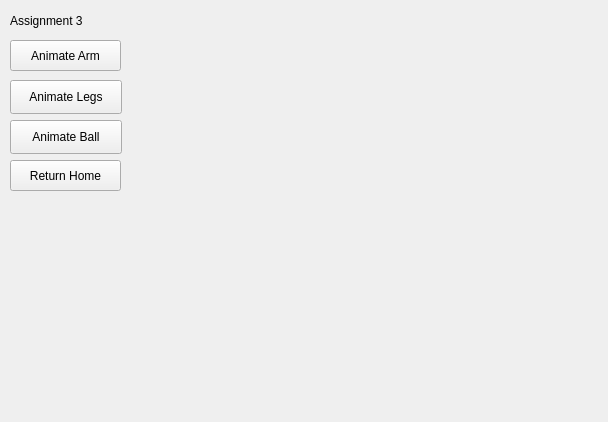
<?xml version="1.0" encoding="UTF-8"?>
<ui version="4.0">
 <class>Form</class>
 <widget class="QWidget" name="Form">
  <property name="geometry">
   <rect>
    <x>0</x>
    <y>0</y>
    <width>608</width>
    <height>422</height>
   </rect>
  </property>
  <property name="windowTitle">
   <string>Form</string>
  </property>
  <widget class="QLabel" name="label">
   <property name="geometry">
    <rect>
     <x>10</x>
     <y>10</y>
     <width>111</width>
     <height>21</height>
    </rect>
   </property>
   <property name="text">
    <string>Assignment 3</string>
   </property>
  </widget>
  <widget class="QPushButton" name="scriptBtn">
   <property name="geometry">
    <rect>
     <x>10</x>
     <y>40</y>
     <width>111</width>
     <height>31</height>
    </rect>
   </property>
   <property name="text">
    <string>Animate Arm</string>
   </property>
  </widget>
  <widget class="QPushButton" name="homeBtn">
   <property name="geometry">
    <rect>
     <x>10</x>
     <y>160</y>
     <width>111</width>
     <height>31</height>
    </rect>
   </property>
   <property name="text">
    <string>Return Home</string>
   </property>
  </widget>
  <widget class="QPushButton" name="animateLegsBtn">
   <property name="geometry">
    <rect>
     <x>10</x>
     <y>80</y>
     <width>112</width>
     <height>34</height>
    </rect>
   </property>
   <property name="text">
    <string>Animate Legs</string>
   </property>
  </widget>
  <widget class="QPushButton" name="animateBallBtn">
   <property name="geometry">
    <rect>
     <x>10</x>
     <y>120</y>
     <width>112</width>
     <height>34</height>
    </rect>
   </property>
   <property name="text">
    <string>Animate Ball</string>
   </property>
  </widget>
 </widget>
 <resources/>
 <connections/>
</ui>
